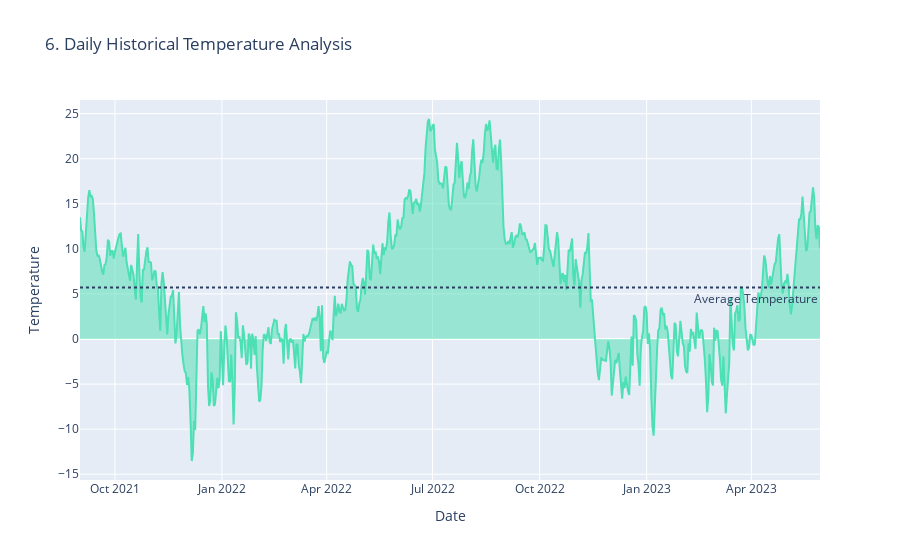

The notebook cell this image was saved under:
### Code cell
fig = px.area(daily, x=daily.index, y="temperature",
              title='6. Daily Historical Temperature Analysis')
fig.add_hline(y=meanTemp, line_dash="dot",
              annotation_text="Average Temperature", annotation_position="bottom right")
fig.update_traces(line_color='#4ce0b4')
fig.update_layout(xaxis_title="Date", yaxis_title="Temperature",
                  legend=dict(orientation="h", yanchor="bottom", y=1.02, xanchor="right", x=1))
fig.show()

### Figure 1 — Plotly figure (JSON) as saved in the notebook; plotly's stock layout.template omitted (floating-point values rounded to 4 significant figures; data arrays with more than 128 entries replaced by an {"elided": "..."} marker saying what was removed)
{"data": [{"fillpattern": {"shape": ""}, "hovertemplate": "datetime=%{x}<br>temperature=%{y}<extra></extra>", "legendgroup": "", "line": {"color": "#4ce0b4"}, "marker": {"symbol": "circle"}, "mode": "lines", "name": "", "orientation": "v", "showlegend": false, "stackgroup": "1", "type": "scatter", "x": {"elided": "637 str values"}, "xaxis": "x", "y": {"elided": "637 float values"}, "yaxis": "y"}], "layout": {"annotations": [{"showarrow": false, "text": "Average Temperature", "x": 1, "xanchor": "right", "xref": "x domain", "y": 5.704, "yanchor": "top", "yref": "y"}], "legend": {"orientation": "h", "tracegroupgap": 0, "x": 1, "xanchor": "right", "y": 1.02, "yanchor": "bottom"}, "shapes": [{"line": {"dash": "dot"}, "type": "line", "x0": 0, "x1": 1, "xref": "x domain", "y0": 5.704, "y1": 5.704, "yref": "y"}], "title": {"text": "6. Daily Historical Temperature Analysis"}, "xaxis": {"anchor": "y", "domain": [0, 1], "title": {"text": "Date"}}, "yaxis": {"anchor": "x", "domain": [0, 1], "title": {"text": "Temperature"}}}}
